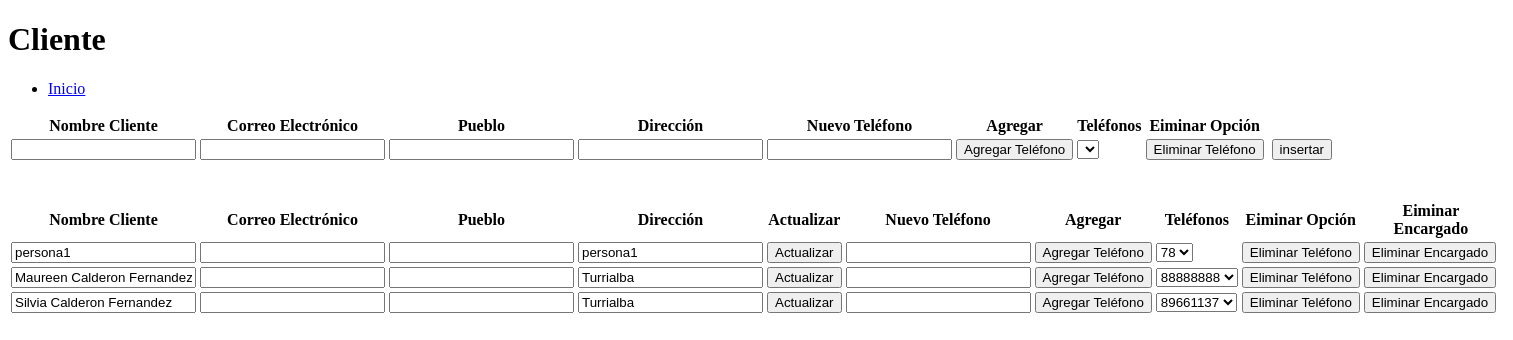
The page /view/encargadoView.php on the database as committed earlier.
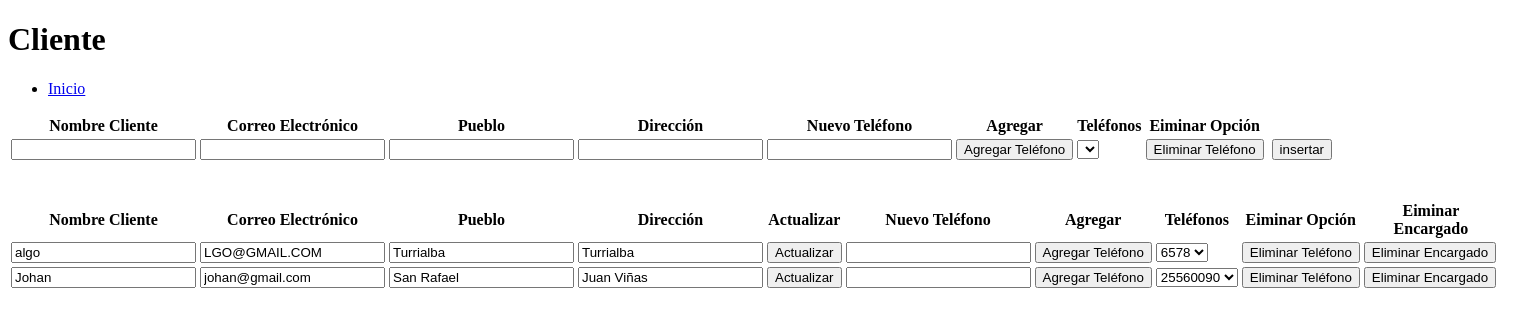
The same page on the database as committed later.
### tables this page shows
CREATE TABLE `tbencargado` (
  `encargadoid` int(3) NOT NULL,
  `encargadonombrecompleto` varchar(50) NOT NULL,
  `encargadocorreo` varchar(100) NOT NULL,
  `encargadopueblo` varchar(100) NOT NULL,
  `encargadodireccion` varchar(100) NOT NULL,
  `encargadoestado` varchar(2) NOT NULL
);

### data/encargadodata/encargadodata.php (called while the page is built, shortened)
<?php
if (isset($_POST['eliminar']) || isset($_POST['actualizar']) || isset($_POST['insertar']) ||
isset($_POST['eliminarTelefono']) || isset($_POST['agregarTelefono']) || isset($_POST['obtener']) ||
isset($_POST['buscar']) || isset($_POST['telefonosJSON']) || isset($_POST['idAnimalJSON'])) {
	include_once '../../data/data.php';
	include '../../domain/encargado/encargado.php';
}else {
	include '../domain/encargado/encargado.php';
}
class EncargadoData extends Data {
    public function obtenerEncargados() {
        $conn = mysqli_connect($this->server, $this->user, $this->password, $this->db);
        $conn->set_charset('utf8');
        $querySelect = "SELECT * FROM tbencargado;";
        $result = mysqli_query($conn, $querySelect);
        $encargados = [];
        while ($row = mysqli_fetch_array($result)) {
            if($row['encargadoestado']!='B'){
                 $encargado = new encargado($row['encargadoid'], $row['encargadonombrecompleto'],"0"
                ,$row['encargadodireccion'],$row['encargadoestado'], $row['encargadocorreo'],$row['encargadopueblo']);
                array_push($encargados, $encargado);
            }
        }
        return $encargados;
    }
    public function obtenerTelefonosEncargado() {
        $conn = mysqli_connect($this->server, $this->user, $this->password, $this->db);
        $conn->set_charset('utf8');
        $querySelect = "SELECT * from tbtelefonoencargado, tbencargado
                        where tbencargado.encargadoid = tbtelefonoencargado.encargadoid ;";
        $result = mysqli_query($conn, $querySelect);
        $telefonos = [];
        while ($row = mysqli_fetch_array($result)) {
            $telefonos[] = $row;
        }
        return $telefonos;
    }
}
?>

### business/encargadobusiness/encargadoBusiness.php (called while the page is built, shortened)
<?php
if (isset($_POST['eliminar']) || isset($_POST['insertar']) || isset($_POST['actualizar']) || isset($_POST['eliminarTelefono']) || isset($_POST['agregarTelefono']) || isset($_POST['obtener'])) {
    include_once '../../data/encargadodata/encargadodata.php';
}else {
    include_once '../data/encargadodata/encargadodata.php';
}
class EncargadoBusiness {
    private $encargadoData;
    public function EncargadoBusiness() {
        $this->encargadoData = new EncargadoData();
    }
    public function obtenerTBEncargado() {
        return $this->encargadoData->obtenerEncargados();
    }
    public function obtenerTelefonosEncargado(){
        return $this->encargadoData->obtenerTelefonosEncargado();
    }
}
?>

### domain/encargado/encargado.php (called while the page is built, shortened)
<?php
    class encargado{
        private $EncargadoId;
        private $EncargadoNombreCompleto;
        private $EncargadoDireccion;
        private $EncargadoEmail;
        private $EncargadoPueblo;
        function encargado($EncargadoId, $EncargadoNombreCompleto,$EncargadoTelefono,
        $EncargadoDireccion, $EncargadoEstado, $EncargadoEmail,$EncargadoPueblo){
            $this->EncargadoId = $EncargadoId;
            $this->EncargadoNombreCompleto = $EncargadoNombreCompleto;
            $this->EncargadoDireccion = $EncargadoDireccion;
            $this->EncargadoEmail = $EncargadoEmail;
            $this->EncargadoPueblo = $EncargadoPueblo;
        }
        public function getEncargadoId(){
            return $this->EncargadoId;
        }
        public function getEncargadoNombreCompleto(){
            return $this->EncargadoNombreCompleto;
        }
        public function getEncargadoDireccion(){
            return $this->EncargadoDireccion;
        }
        public function getEncargadoEmail(){
            return $this->EncargadoEmail;
        }
        public function getEncargadoPueblo(){
            return $this->EncargadoPueblo;
        }
    }
?>

### view/encargadoView.php (the view, shortened to what this page needs)
<!DOCTYPE html>
<head>
    <?php
    include '../business/encargadobusiness/encargadoBusiness.php';
    ?>
</head>
<body>
    <header>
        <h1>Cliente</h1>
    </header>
    <nav>
        <ul>
             <li><a href="../index.php">Inicio</a></li>
        </ul>
    </nav>
    <section id="form">
        <table>
            <tr>
                <th>Nombre Cliente</th>
                <th>Correo Electr&oacute;nico</th>
                <th>Pueblo</th>
                <th>Direcci&oacute;n</th>
                <th>Nuevo Tel&eacute;fono</th>
                <th>Agregar</th>
                <th>Tel&eacute;fonos</th>
                <th>Eiminar Opci&oacute;n</th>
                <th></th>
            </tr>
            <tr>
                <form method="post" action="">
                    <td><input type="text" name="encargadoNombreCompletoInsert" id="encargadoNombreCompletoInsert"/></td>
                    <td><input type="email" name="encargadoCorreoInsert" id="encargadoCorreoInsert"/></td>
                    <td><input type="text" name="encargadoPuebloInsert" id="encargadoPuebloInsert"/></td>
                    <td><input type="text" name="encargadoDireccionInsert" id="encargadoDireccionInsert"/></td>
                    <td><input type="number" name="encargadoTelefonoInsert" id="encargadoTelefonoInsert"/></td>
                    <td><input type="button" value="Agregar Teléfono" name="agregarTelefono" id="agregarTelefono" onclick="agregarTel();"/></td>
                    <td><select id="encargadoTelefonosInsert" name="encargadoTelefonosInsert">
                    </select></td>
                    <td><input type="button" value="Eliminar Teléfono" name="eliminarTelefono" id="eliminarTelefono" onclick="eliminarTel();" /></td>
                    <td><input type="hidden" name="encargadoEstadoInsert" id="encargadoEstadoInsert" value="A" /></td>
                    <td><input type="button" value="insertar" name="insertar" id="insertar" onclick="insertarEncargado();" /></td>
                </form>
            </tr>
        </table>
        <br><br>
        <table>
            <tr>
                <th>Nombre Cliente</th>
                <th>Correo Electr&oacute;nico</th>
                <th>Pueblo</th>
                <th>Direcci&oacute;n</th>
                <th>Actualizar</th>
                <th>Nuevo Tel&eacute;fono</th>
                <th>Agregar</th>
                <th>Tel&eacute;fonos</th>
                <th>Eiminar Opci&oacute;n</th>
                <th>Eiminar Encargado</th>
                <th></th>
            </tr>
            <?php
            $encargadoBusiness = new EncargadoBusiness();
            $encargados = $encargadoBusiness->obtenerTBEncargado();
            $telefonos = $encargadoBusiness->obtenerTelefonosEncargado();
            foreach ($encargados as $current) { ?>
                <form method="post" action="../business/encargadobusiness/encargadoAction.php">
                    <td><input type="text" name="encargadoNombreCompleto" id="encargadoNombreCompleto" value="<?php echo $current->getEncargadoNombreCompleto();?>"/></td>
                    <td><input type="email" name="encargadoCorreo" id="encargadoCorreo" value="<?php echo $current->getEncargadoEmail();?>"/></td>
                    <td><input type="text" name="encargadoPueblo" id="encargadoPueblo" value="<?php echo $current->getEncargadoPueblo();?>"/></td>
                    <td><input type="text" name="encargadoDireccion" id="encargadoDireccion" value="<?php echo $current->getEncargadoDireccion();?>" /></td>
                    <td><input type="submit" value="Actualizar" name="actualizar" id="actualizar" /></td>
                    <td><input type="number" name="encargadoTelefono" id="encargadoTelefono"/></td>
                    <td><input type="submit" value="Agregar Teléfono" name="agregarTelefono" id="agregarTelefono"/></td>
                    <td><select id="numeroTelefono" name="numeroTelefono">
                    <?php
                        foreach ($telefonos as $telefonoTemp) {
                            if($telefonoTemp["encargadoid"] == $current->getEncargadoId()){
                                echo '<option value='.$telefonoTemp["numerotelefono"].'>'.$telefonoTemp["numerotelefono"].'</option>';
                            }
                        }
                    ?>
                    </select></td>
                    <td><input type="submit" value="Eliminar Teléfono" name="eliminarTelefono" id="eliminarTelefono" /></td>
                    <td><input type="submit" value="Eliminar Encargado" name="eliminar" id="eliminar"/></td>
                    <td><input type="hidden" name="encargadoEstado" id="encargadoEstado" value="A" /></td>
                </form>
                <?php
            }
            ?>
            <tr>
                <td></td>
            </tr>
        </table>
    </section>
</body>
</html>

Rows that differ between the two databases and show on the page:
removed tbencargado: encargadoNombreCompleto "persona1", encargadoDireccion "persona1"
removed tbencargado: encargadoNombreCompleto "Silvia Calderon Fernandez", encargadoDireccion "Turrialba"
changed tbencargado "Turrialba": encargadoNombreCompleto "Maureen Calderon Fernandez" → "algo"; encargadoCorreo (not shown) → "LGO@GMAIL.COM"; encargadoPueblo (not shown) → "Turrialba"; numeroTelefono "88888888" → "6578"
added tbencargado: encargadoNombreCompleto "Johan", encargadoCorreo "johan@gmail.com", encargadoPueblo "San Rafael", encargadoDireccion "Juan Viñas"
